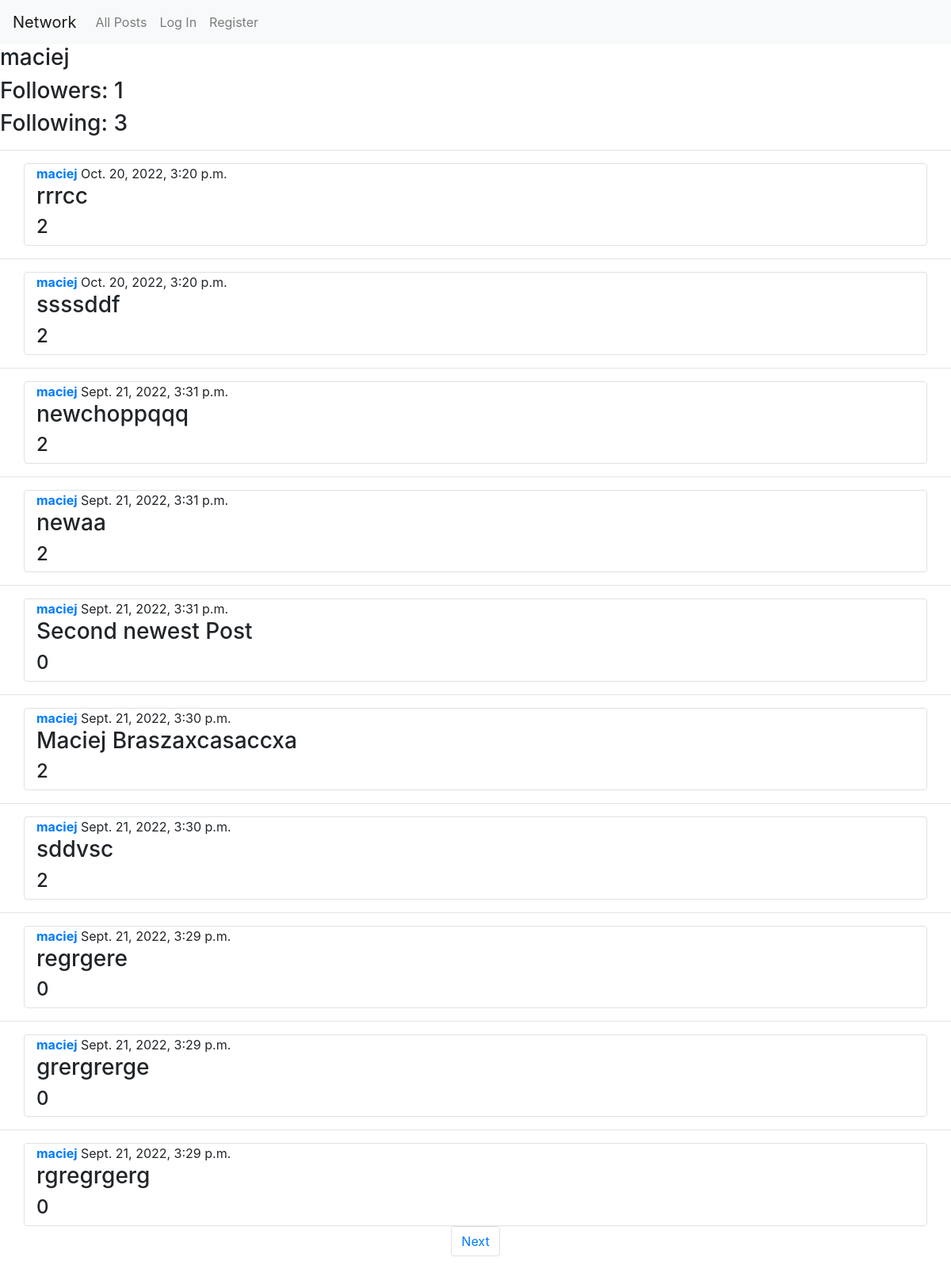
Screenshot of /profile/maciej/1 with the database file from the repository.
### network/models.py (models this page shows, shortened)
class User(AbstractUser):
    following = models.ManyToManyField("User", default=None, blank=True, related_name="followed_by")

class Post(models.Model):
    id = models.AutoField(primary_key=True)
    user = models.ForeignKey(User, on_delete=models.CASCADE, related_name="posts")
    body = models.TextField(blank=False)
    likes = models.IntegerField(default=0)
    timestamp = models.DateTimeField(auto_now_add=True)

### network/views.py (the view, shortened to what this page needs)
# urls.py: path("profile/<str:user>/<int:page>", views.user_profile, name="user_profile"),
def user_profile(request, user, page):
    followers = User.objects.get(username=user).followed_by.all()
    following = User.objects.get(username=user).following.all()
    postsAll = User.objects.get(username=user).posts.all()
    postsAll = postsAll.order_by("-timestamp").all()
    paginator = Paginator(postsAll, 10)
    posts = paginator.get_page(page)
    page_next = page + 1
    page_prev = page - 1
    isOwnProfile = True if request.user.username == user else False
    isFollower = False
    for foo in followers:
        if request.user == foo:
            isFollower = True
    return render(request, "network/user_profile.html", {
        'queriedUser': user,
        'posts': posts,
        'page_prev': page_prev,
        'page_next': page_next,
        'has_prev': paginator.page(page).has_previous(),
        'has_next': paginator.page(page).has_next(),
        'followersNum': len(followers),
        'followingNum': len(following),
        'isOwnProfile': isOwnProfile,
        'isFollower': isFollower,
    })

### network/templates/network/user_profile.html (shortened to what this page needs)
{% extends "network/layout.html" %}
{% block body %}
<h3>{{ queriedUser }}</h3>
<h3>Followers: {{ followersNum }}</h3>
<h3>Following: {{ followingNum }}</h3>
<div>
  {% for post in posts %}
      <hr>
      <div class="container border rounded single_post">
          <a class="" href="{% url 'user_profile' user=post.user page=1 %}"><strong>{{ post.user }}</strong></a>
          <h7>{{ post.timestamp }}</h7>
          <h3>{{ post.body }}</h3>
          <h4>{{ post.likes }}</h4>
      </div>
  {% endfor %}
</div>
<nav aria-label="...">
  <ul class="pagination justify-content-center">
      {% if has_next %}
          <li class="page-item">
              <a class="page-link" href="{% url 'user_profile' user=queriedUser page=page_next %}">Next</a>
          </li>
      {% endif %}
  </ul>
</nav>
{% endblock %}

### network/templates/network/layout.html (shortened to what this page needs)
{% load static %}
<!DOCTYPE html>
<html lang="en">
    <head>
        <link rel="stylesheet" href="https://stackpath.bootstrapcdn.com/bootstrap/4.4.1/css/bootstrap.min.css">
        <link href="{% static 'network/styles.css' %}" rel="stylesheet">
    </head>
    <body>
        <nav class="navbar navbar-expand-lg navbar-light bg-light">
            <a class="navbar-brand" href="#">Network</a>
            <div>
              <ul class="navbar-nav mr-auto">
                <li class="nav-item">
                  <a class="nav-link" id="feed" href="{% url 'index' 1 %}">All Posts</a>
                </li>
                {% if user.is_authenticated %}
                    <li class="nav-item">
                        <a class="nav-link" href="{% url 'following' 1 %}">Following</a>
                    </li>
                    <li class="nav-item">
                        <a class="nav-link" href="{% url 'logout' %}">Log Out</a>
                    </li>
                {% else %}
                    <li class="nav-item">
                        <a class="nav-link" href="{% url 'login' %}">Log In</a>
                    </li>
                    <li class="nav-item">
                        <a class="nav-link" href="{% url 'register' %}">Register</a>
                    </li>
                {% endif %}
              </ul>
            </div>
          </nav>
        <div class="body">
            {% block body %}
            {% endblock %}
        </div>
    </body>
</html>

### rows the page displays
User: username "maciej"
Post: user "maciej", timestamp "Oct. 20, 2022, 3:20 p.m.", body "rrrcc", likes "2"
Post: user "maciej", timestamp "Oct. 20, 2022, 3:20 p.m.", body "ssssddf", likes "2"
Post: user "maciej", timestamp "Sept. 21, 2022, 3:31 p.m.", body "newchoppqqq", likes "2"
Post: user "maciej", timestamp "Sept. 21, 2022, 3:31 p.m.", body "newaa", likes "2"
Post: user "maciej", timestamp "Sept. 21, 2022, 3:31 p.m.", body "Second newest Post", likes "0"
Post: user "maciej", timestamp "Sept. 21, 2022, 3:30 p.m.", body "Maciej Braszaxcasaccxa", likes "2"
Post: user "maciej", timestamp "Sept. 21, 2022, 3:30 p.m.", body "sddvsc", likes "2"
Post: user "maciej", timestamp "Sept. 21, 2022, 3:29 p.m.", body "regrgere", likes "0"
Post: user "maciej", timestamp "Sept. 21, 2022, 3:29 p.m.", body "grergrerge", likes "0"
Post: user "maciej", timestamp "Sept. 21, 2022, 3:29 p.m.", body "rgregrgerg", likes "0"

### other values shown
{{ followersNum }} "1"
{{ followingNum }} "3"
